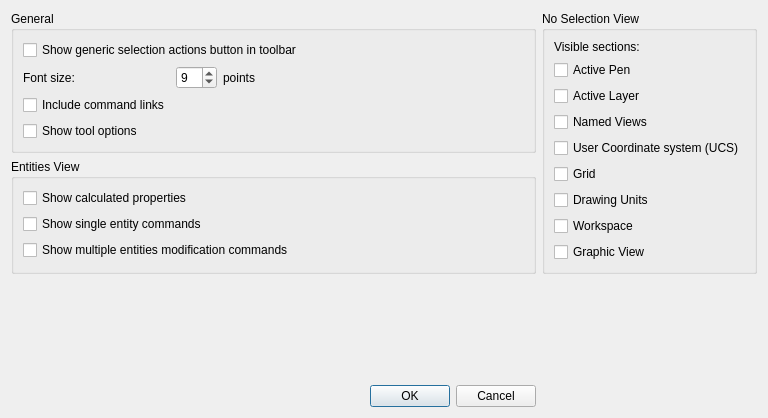
<?xml version="1.0" encoding="UTF-8"?>
<ui version="4.0">
 <class>LC_DlgPropertySheetWidgetOptions</class>
 <widget class="QDialog" name="LC_DlgPropertySheetWidgetOptions">
  <property name="geometry">
   <rect>
    <x>0</x>
    <y>0</y>
    <width>768</width>
    <height>418</height>
   </rect>
  </property>
  <property name="windowTitle">
   <string>Property Sheet Properties</string>
  </property>
  <layout class="QGridLayout" name="gridLayout_2">
   <item row="1" column="0">
    <widget class="QGroupBox" name="groupBox_3">
     <property name="title">
      <string>Entities View</string>
     </property>
     <layout class="QGridLayout" name="gridLayout_4">
      <item row="0" column="0">
       <widget class="QCheckBox" name="cbShowComputed">
        <property name="toolTip">
         <string>If enabled, calculated properties for entities will be also shown (if any exists)</string>
        </property>
        <property name="text">
         <string>Show calculated properties</string>
        </property>
       </widget>
      </item>
      <item row="2" column="0">
       <widget class="QCheckBox" name="cbShowMultipleEntitiesCommands">
        <property name="toolTip">
         <string>If selected, if there is one or more entities selected, the list of entity set modification commands will be shown (if any applicable).</string>
        </property>
        <property name="text">
         <string>Show multiple entities modification commands</string>
        </property>
       </widget>
      </item>
      <item row="1" column="0">
       <widget class="QCheckBox" name="cbShowSingelEntityCommands">
        <property name="toolTip">
         <string>If selected, in case there is only on entity in sheet, the list for commands that are relevant for entity will be shown (if any applicable).</string>
        </property>
        <property name="text">
         <string>Show single entity commands</string>
        </property>
       </widget>
      </item>
     </layout>
    </widget>
   </item>
   <item row="0" column="1" rowspan="2">
    <widget class="QGroupBox" name="groupBox">
     <property name="title">
      <string>No Selection View</string>
     </property>
     <layout class="QGridLayout" name="gridLayout">
      <item row="8" column="0">
       <widget class="QCheckBox" name="cbGraphicView">
        <property name="toolTip">
         <string>Settings for generic rendering of drawing</string>
        </property>
        <property name="text">
         <string>Graphic View</string>
        </property>
       </widget>
      </item>
      <item row="3" column="0">
       <widget class="QCheckBox" name="cbNamedViews">
        <property name="toolTip">
         <string>Named view selection and operations</string>
        </property>
        <property name="text">
         <string>Named Views</string>
        </property>
       </widget>
      </item>
      <item row="6" column="0">
       <widget class="QCheckBox" name="cbDrawingUnits">
        <property name="toolTip">
         <string>Linear and angular units settings for the drawing</string>
        </property>
        <property name="text">
         <string>Drawing Units</string>
        </property>
       </widget>
      </item>
      <item row="7" column="0">
       <widget class="QCheckBox" name="cbWorkspace">
        <property name="toolTip">
         <string>Workspace selection and saving section</string>
        </property>
        <property name="text">
         <string>Workspace</string>
        </property>
       </widget>
      </item>
      <item row="4" column="0">
       <widget class="QCheckBox" name="cbUCS">
        <property name="toolTip">
         <string>User coordinates system sleection and related operations</string>
        </property>
        <property name="text">
         <string>User Coordinate system (UCS)</string>
        </property>
       </widget>
      </item>
      <item row="2" column="0">
       <widget class="QCheckBox" name="cbActiveLayer">
        <property name="toolTip">
         <string>Active layer selection, properties and commands</string>
        </property>
        <property name="text">
         <string>Active Layer</string>
        </property>
       </widget>
      </item>
      <item row="5" column="0">
       <widget class="QCheckBox" name="cbGrid">
        <property name="toolTip">
         <string>Grid settings for drawing view</string>
        </property>
        <property name="text">
         <string>Grid</string>
        </property>
       </widget>
      </item>
      <item row="1" column="0">
       <widget class="QCheckBox" name="cbActivePen">
        <property name="toolTip">
         <string>Active pen settings section</string>
        </property>
        <property name="text">
         <string>Active Pen</string>
        </property>
       </widget>
      </item>
      <item row="0" column="0">
       <widget class="QLabel" name="label">
        <property name="toolTip">
         <string>Sections that should be visible if there are no selected entities</string>
        </property>
        <property name="text">
         <string>Visible sections:</string>
        </property>
       </widget>
      </item>
     </layout>
    </widget>
   </item>
   <item row="3" column="0">
    <widget class="QDialogButtonBox" name="buttonBox">
     <property name="orientation">
      <enum>Qt::Orientation::Horizontal</enum>
     </property>
     <property name="standardButtons">
      <set>QDialogButtonBox::StandardButton::Cancel|QDialogButtonBox::StandardButton::Ok</set>
     </property>
    </widget>
   </item>
   <item row="0" column="0">
    <widget class="QGroupBox" name="groupBox_2">
     <property name="title">
      <string>General</string>
     </property>
     <layout class="QGridLayout" name="gridLayout_3">
      <item row="5" column="2">
       <widget class="QLabel" name="label_3">
        <property name="text">
         <string>points</string>
        </property>
       </widget>
      </item>
      <item row="5" column="3">
       <spacer name="horizontalSpacer">
        <property name="orientation">
         <enum>Qt::Orientation::Horizontal</enum>
        </property>
        <property name="sizeHint" stdset="0">
         <size>
          <width>0</width>
          <height>0</height>
         </size>
        </property>
       </spacer>
      </item>
      <item row="5" column="0">
       <widget class="QLabel" name="label_2">
        <property name="text">
         <string>Font size:</string>
        </property>
       </widget>
      </item>
      <item row="5" column="1">
       <widget class="QSpinBox" name="sbFontSize">
        <property name="toolTip">
         <string>Size of the font, in points, that is used by properties sheet</string>
        </property>
        <property name="minimum">
         <number>5</number>
        </property>
        <property name="maximum">
         <number>20</number>
        </property>
        <property name="value">
         <number>9</number>
        </property>
       </widget>
      </item>
      <item row="6" column="0">
       <widget class="QCheckBox" name="cbShowLinks">
        <property name="toolTip">
         <string>If enabled, property sheet will include links to command actions, that are relevant to specific properties or sections</string>
        </property>
        <property name="text">
         <string>Include command links</string>
        </property>
       </widget>
      </item>
      <item row="0" column="0" colspan="4">
       <widget class="QCheckBox" name="cbDuplicateSelectionAction">
        <property name="toolTip">
         <string>If enabled, generic selection-related actions will be included into the widget toolbar</string>
        </property>
        <property name="text">
         <string>Show generic selection actions button in toolbar</string>
        </property>
       </widget>
      </item>
      <item row="7" column="0" colspan="4">
       <widget class="QCheckBox" name="cbShowToolOptions">
        <property name="toolTip">
         <string>&lt;html&gt;&lt;head/&gt;&lt;body&gt;&lt;p&gt;If selected, fields for current tool options (usually shown in &lt;span style=&quot; font-style:italic;&quot;&gt;Tool Options&lt;/span&gt; toolbar) will also be shown in property sheet.&lt;/p&gt;&lt;/body&gt;&lt;/html&gt;</string>
        </property>
        <property name="text">
         <string>Show tool options</string>
        </property>
       </widget>
      </item>
     </layout>
    </widget>
   </item>
   <item row="2" column="0">
    <spacer name="verticalSpacer">
     <property name="orientation">
      <enum>Qt::Orientation::Vertical</enum>
     </property>
     <property name="sizeHint" stdset="0">
      <size>
       <width>20</width>
       <height>0</height>
      </size>
     </property>
    </spacer>
   </item>
  </layout>
 </widget>
 <resources/>
 <connections>
  <connection>
   <sender>buttonBox</sender>
   <signal>accepted()</signal>
   <receiver>LC_DlgPropertySheetWidgetOptions</receiver>
   <slot>accept()</slot>
   <hints>
    <hint type="sourcelabel">
     <x>248</x>
     <y>254</y>
    </hint>
    <hint type="destinationlabel">
     <x>157</x>
     <y>274</y>
    </hint>
   </hints>
  </connection>
  <connection>
   <sender>buttonBox</sender>
   <signal>rejected()</signal>
   <receiver>LC_DlgPropertySheetWidgetOptions</receiver>
   <slot>reject()</slot>
   <hints>
    <hint type="sourcelabel">
     <x>316</x>
     <y>260</y>
    </hint>
    <hint type="destinationlabel">
     <x>286</x>
     <y>274</y>
    </hint>
   </hints>
  </connection>
 </connections>
</ui>
